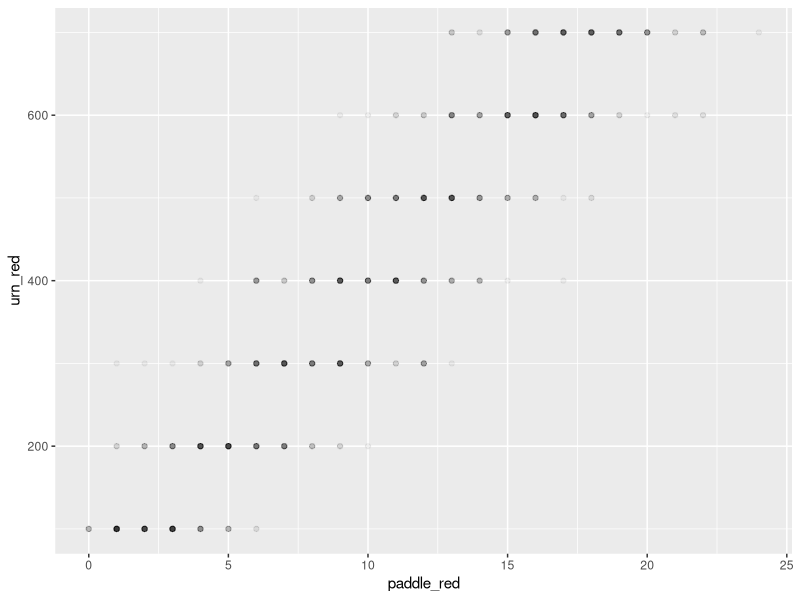
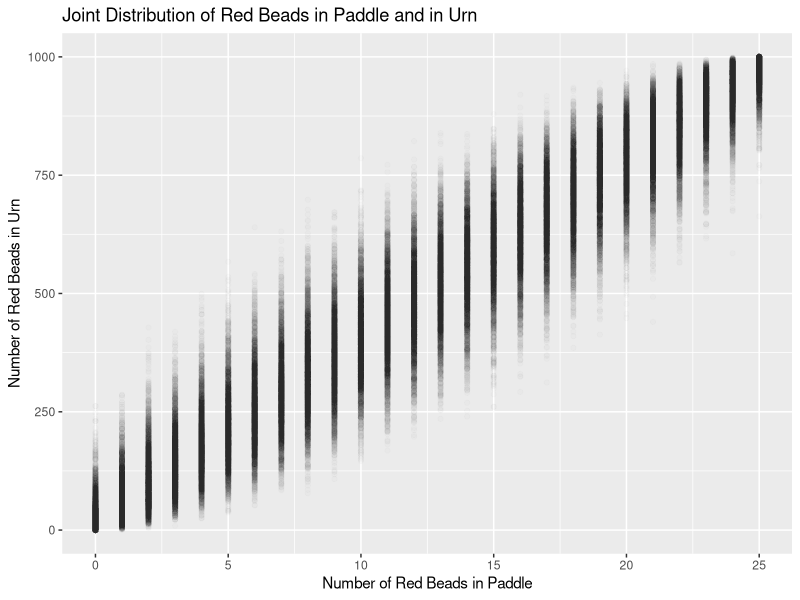
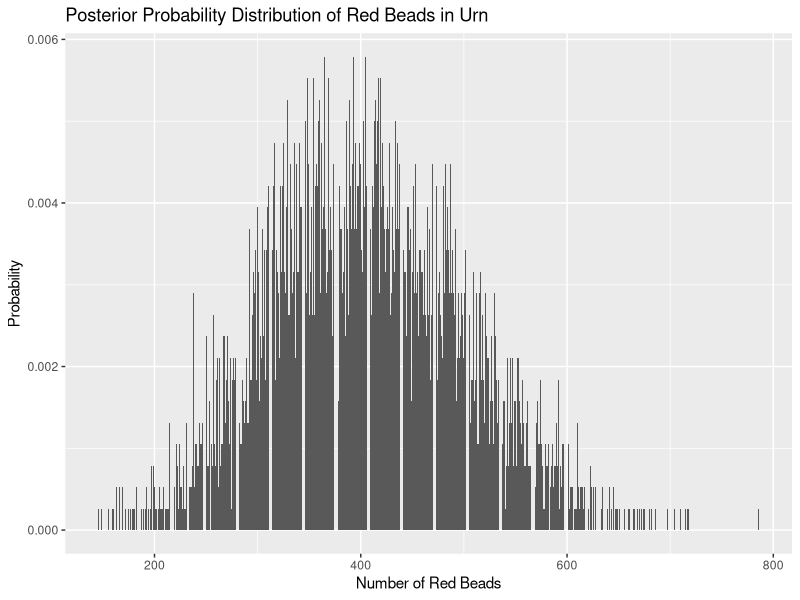

The R script that drew these images, in order:
## ---- chunk 1
knitr::opts_chunk$set(echo = FALSE)

library(tidyverse)

# Build an urn with 500 red beads, 490 blue beads, and 10 yellow beads. The urn
# should have two variables: ID and color. Mix up the beads in the urn randomly.
# That is, we don't want all the red beads to have ID 1 through 500 and so on.
# Sort the urn by ID.

beads <- c(rep("red", 500), rep("blue", 490), rep("yellow", 10))
urn <- tibble(ID = 1:1000,
              color = sample(beads))

# Using the book, where a very similar example is given, is highly recommended.
# But, this example is trickier than the book because you have to mix up the
# beads before you assign the `ID` values. If you don't tell sample() how many
# you want, it just gives you back everything, reordered. Try `sample(letters)`
# to see. (Note that `letters` is a built in object in R.)
              
## ---- chunk 2
tibble(urn_red = seq(100, 700, by = 100)) %>% 
  mutate(paddle_red = map(urn_red, ~ rbinom(n = 100, size = 25, prob = ./1000))) %>% 
  unnest(paddle_red) %>%

ggplot(aes(x = paddle_red, y = urn_red)) + geom_point(alpha = 0.05)
## ---- chunk 3
# It can be useful to set up the key variables at the top of a block of code, if
# only to make it easier to keep track of things. This is especially important,
# which is case here for urn_size, if the variable is used in multiple places in
# the code.

urn_size <- nrow(urn)
paddle_size <- 25

# Make a tibble with a 100,000 rows or so.

x <- tibble(urn_red = seq(0, urn_size, 1)) %>%
  mutate(paddle_red = map(urn_red, 
                          ~ rbinom(n = 100, 
                                   size = paddle_size, 
                                   prob = ./urn_size))) %>% 
  unnest(paddle_red)

x %>%
  ggplot(aes(y = urn_red, x = paddle_red)) +
    geom_point(alpha = 0.01) +
    labs(title = "Joint Distribution of Red Beads in Paddle and in Urn",
         x = "Number of Red Beads in Paddle",
         y = "Number of Red Beads in Urn")
## ---- chunk 4
post <- x %>% 
  filter(paddle_red == 10) %>% 
  group_by(urn_red) %>% 
  summarize(total = n(), .groups = "drop") %>%
  mutate(probs = total/sum(total)) %>% 
  select(-total)

post %>% 
  ggplot(aes(x = urn_red, y = probs)) +
    geom_col() +
    labs(title = "Posterior Probability Distribution of Red Beads in Urn",
         x = "Number of Red Beads",
         y = "Probability")
## ---- chunk 5
y <- post %>% 
  mutate(new_reds = map(urn_red, 
                        ~ rbinom(n = 100, 
                                 size = 20,
                                 prob = ./1000))) %>% 
  unnest(new_reds) %>% 
  mutate(res = ifelse(new_reds > 3, TRUE, FALSE)) %>% 
  summarise(final = weighted.mean(res, probs))
  
